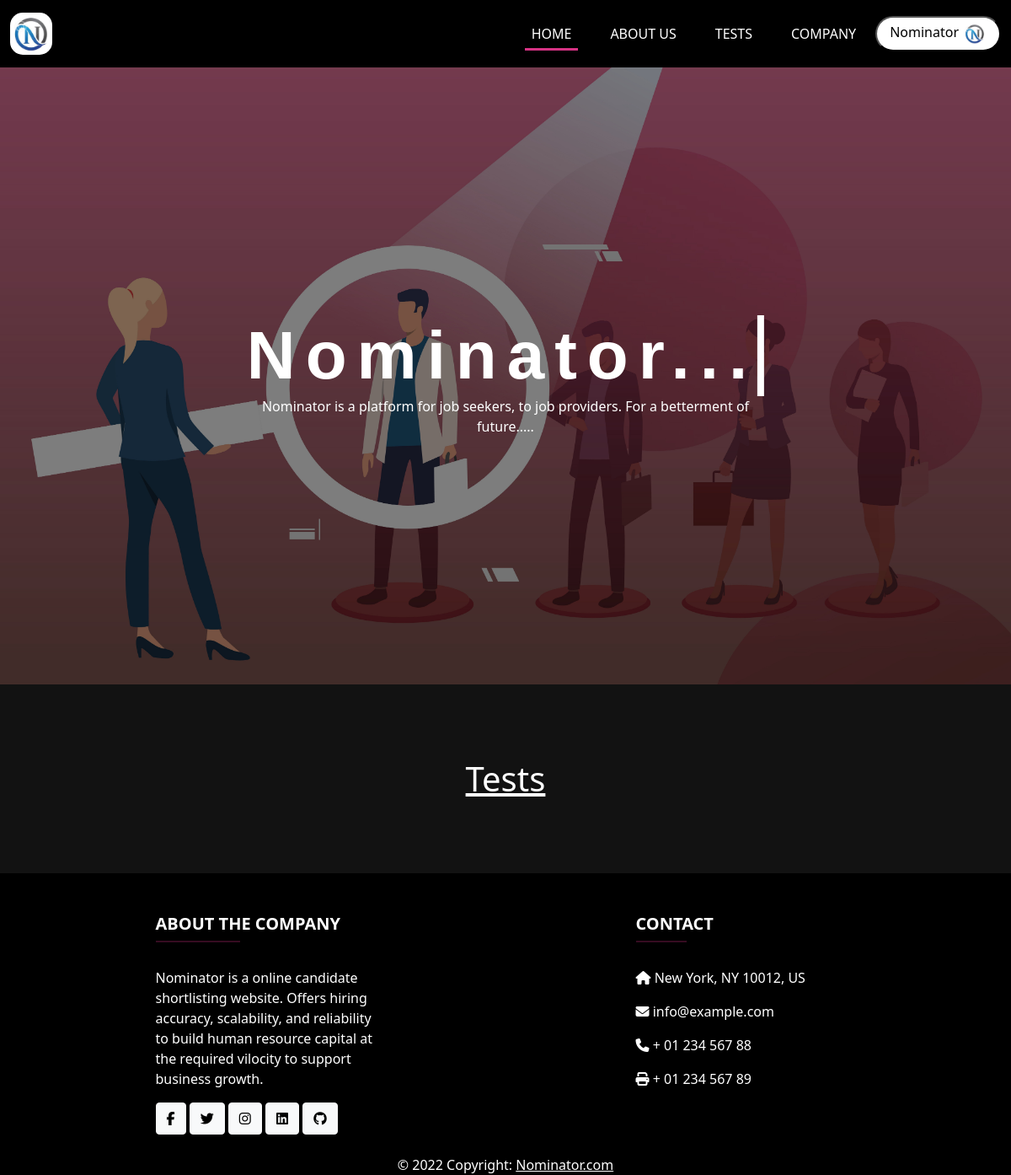
The app's page / (signed in) with its own data.
### models.py (models this page shows, shortened)
class Company(db.Model, UserMixin):
    username = db.Column(db.String(100), primary_key=True)
    email = db.Column(db.String(100), unique=True, nullable=False)
    password = db.Column(db.String(100), unique=True, nullable=False)
    company_name = db.Column(db.String(100), unique=True, nullable=False)
    website = db.Column(db.String(100), unique=True, nullable=False)
    desc = db.Column(db.String(10000), nullable=False)
    founder = db.Column(db.String(100), nullable=False)
    founded_on = db.Column(db.DateTime, nullable=False)
    company_logo = db.Column(db.String(200) , nullable = False)
    questions = db.relationship('TechnicalQuestion', backref='company', lazy=True)
    tests = db.relationship('TechnicalTest' , backref='company', lazy=True)

### views.py (the view)
@app.route('/')
def home():
    if current_user.__class__ == models.Company:
        user_class = 'company'
    elif current_user.__class__ == models.Candidate:
        user_class = 'candidate'
    else:
        user_class = 'anonymous'
    print(user_class)
    test = Test.query.order_by(Test.creation_date.desc()).limit(5).all()
    return render_template('home.html', tests=test, user_class=user_class, current_user=current_user)

### app.py (called while the page is built)
@login_manager.user_loader
def load_user(username):
    user = Company.query.filter_by(username=username).first()
    if not user:
        user = Candidate.query.filter_by(username=username).first()
    return user

### templates/home.html (shortened to what this page needs)
{% extends 'base.html' %}
{% block css %}
<link rel="stylesheet" href="{{url_for('static', filename='css/home.css')}}">
{% endblock %}
{% block body %}
<div class="head">
    <img class="bg-image img-fluid" src="/static/img/bg-image.jpg" alt="" style="width:100%" ;>
    <div class="head-text">
        <div class="title-head">
            <h1 class="front-img-text anim-typewriter">Nominator...</h1>
        </div>
        <div class="title-desc">
            <span class="heading-description">
                Nominator is a platform for job seekers, to job providers.
                For a betterment of future.....
            </span>
        </div>
    </div>
</div>
<div class="container mt-5 mb-5">
    <h1 class="test-heading">Tests</h1>
</div>
{% endblock %}

### templates/navbar.html (shortened to what this page needs)
{% block css %}
    <link rel="stylesheet" href="{{url_for('static', filename='css/navbar.css')}}">
{% endblock %}
<nav class="navbar sticky-top navbar-expand-md navbar-light bg-dark">
    <div class="container-fluid">
        <a href="/" class="navbar-brand">
            <img id="logo" src="{{url_for('static', filename='img/logo.png')}}" width="50" height="50" alt="CoolBrand">
        </a>
        <div class="collapse navbar-collapse" id="navbarCollapse">
            <div class="navbar-nav ms-auto">
                <a href="/" id="clickid1" class="nav-item nav-link">Home</a>
                <a href="/about" id="clickid2" class="nav-item nav-link">About Us</a>
                <a href="/tests" id="clickid3" class="nav-item nav-link">Tests</a>
                <a href="/company" id="clickid4" class="nav-item nav-link">Company</a>
                {% if current_user.is_authenticated %}
                {% if user_class == 'company' %}
                    <a href=" {{url_for('Company_profile' , username = current_user.username) }}" class="navbar-item" >
                        <button class="btn-profile">
                            {{current_user.company_name}}<img src="/uploads/ProfilePic/{{ company_logo }}" class="profile-pic" alt="Profile Picture" >
                        </button>
                    </a>
                {% endif %}
                {% endif %}
            </div>
        </div>
    </div>
</nav>

### static/css/home.css (style rules this page uses)
.head { position: relative; text-align: center; justify-content: center; }
.head-text { color: white; position: absolute; top: 50%; left: 50%; transform: translate(-50%, -50%); }
.bg-image { height: 71vw; }
.front-img-text { width: 100%; height: max-content; font-weight: bold; animation: typing 1.5s steps(14), blink .5s step-end infinite alternate; white-space: nowrap; overflow: hidden; color: white; border-right: 8px solid; margin: 0 auto; letter-spacing: .15em; font-family: 'Trebuchet MS', 'Lucida Sans Unicode', 'Lucida Grande', 'Lucida Sans', Arial, sans-serif; font-size: 40px; }
.test-heading { text-align: center; margin: 40px 0; text-decoration: underline; font-size: 40px; }
@media screen and (min-width: 480px) { .front-img-text { font-size: 50px; } }
@media screen and (min-width: 640px) { .front-img-text { font-size: 60px; } }
@media screen and (min-width: 640px) { .bg-image { height: 44vw; } }
@media screen and (min-width: 992px) { .front-img-text { font-size: 80px; } }

### static/css/navbar.css (style rules this page uses)
body { background-color: #121212; color: white; }
#logo { border-radius: 15px; }
.navbar { background-color: black !important; }
.nav-link { color: white !important; text-transform: uppercase; margin: 0 15px; display: inline-block; position: relative; }
.nav-link:after { content: ''; position: absolute; width: 100%; transform: scaleX(0); height: 3px; bottom: 0; left: 0; background-color: #d63384; transform-origin: bottom right; transition: transform 0.50s ease-out; }
.active:after { transform: scaleX(1); transform-origin: bottom left; }
.navbar-nav { align-items: center; margin: 1% 0; }
.profile-pic { width: 28px; height: 28px; margin-left: 5px; border-radius: 50%; }
.btn-profile { border-radius: 40px; background-color: white ; color: black; padding: 5px 15px; }

### records on screen
Company: company_name "Nominator", company_logo (picture)
